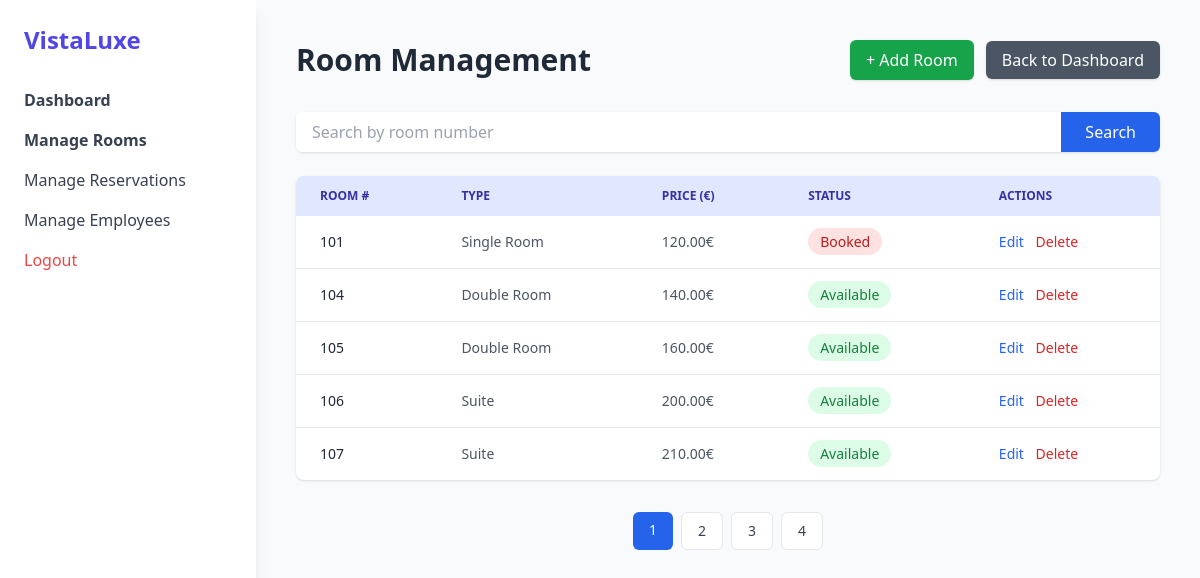
The page /admin/rooms.php (signed in) on the database its author committed.
### tables this page shows
CREATE TABLE `rooms` (
  `id` int(11) NOT NULL,
  `room_number` varchar(10) DEFAULT NULL,
  `room_type_id` int(11) DEFAULT NULL,
  `price` decimal(10,2) DEFAULT NULL,
  `description` text DEFAULT NULL,
  `photo` varchar(255) DEFAULT NULL,
  `status` enum('available','booked') DEFAULT 'available',
  `created_at` timestamp NOT NULL DEFAULT current_timestamp()
);

CREATE TABLE `room_types` (
  `id` int(11) NOT NULL,
  `name` varchar(100) DEFAULT NULL,
  `description` text DEFAULT NULL,
  `created_at` timestamp NOT NULL DEFAULT current_timestamp()
);

### admin/rooms.php (the view, shortened to what this page needs)
<?php
include '../config.php';
$search = isset($_GET['search']) ? $_GET['search'] : '';
$limit = 5;
$page = isset($_GET['page']) ? (int)$_GET['page'] : 1;
$offset = ($page - 1) * $limit;
$total_results = mysqli_fetch_assoc(mysqli_query($conn, "SELECT COUNT(*) as total FROM rooms WHERE room_number LIKE '%$search%'"));
$total_pages = ceil($total_results['total'] / $limit);
$rooms = mysqli_query($conn, "
    SELECT rooms.*, room_types.name AS room_type
    FROM rooms
    LEFT JOIN room_types ON rooms.room_type_id = room_types.id
    WHERE room_number LIKE '%$search%'
    LIMIT $limit OFFSET $offset
");
?>
<!DOCTYPE html>
<html lang="en">
<head>
  <script src="https://cdn.tailwindcss.com"></script>
</head>
<body class="bg-gray-50 font-sans">
<div class="flex">
  <aside class="w-64 bg-white shadow-lg min-h-screen p-6">
    <h2 class="text-2xl font-extrabold text-indigo-600 mb-8">VistaLuxe</h2>
    <nav class="space-y-4 text-gray-700">
      <a href="dashboard.php" class="block hover:text-indigo-600 font-semibold">Dashboard</a>
      <a href="rooms.php" class="block hover:text-indigo-600 font-semibold">Manage Rooms</a>
      <a href="reservations.php" class="block hover:text-indigo-600">Manage Reservations</a>
      <a href="employees.php" class="block hover:text-indigo-600">Manage Employees</a>
      <a href="../logout.php" class="block text-red-500 hover:text-red-600">Logout</a>
    </nav>
  </aside>
  <main class="flex-1 p-10">
    <div class="flex items-center justify-between mb-8">
      <h2 class="text-3xl font-bold text-gray-800">Room Management</h2>
      <div class="space-x-2">
        <button onclick="document.getElementById('addRoomModal').classList.remove('hidden')" class="bg-green-600 hover:bg-green-700 text-white px-4 py-2 rounded-md shadow">
          + Add Room
        </button>
        <a href="dashboard.php" class="bg-gray-600 hover:bg-gray-700 text-white px-4 py-2 rounded-md shadow">Back to Dashboard</a>
      </div>
    </div>
    <form method="GET" class="mb-6">
      <div class="flex shadow rounded-md overflow-hidden">
        <input type="text" name="search" value="<?= htmlspecialchars($search) ?>" placeholder="Search by room number"
               class="w-full px-4 py-2 border-none focus:outline-none focus:ring-2 focus:ring-blue-400">
        <button type="submit" class="bg-blue-600 hover:bg-blue-700 text-white px-6 py-2">Search</button>
      </div>
    </form>
    <div class="overflow-x-auto bg-white rounded-lg shadow">
      <table class="w-full text-sm text-left">
        <thead class="bg-indigo-100 text-indigo-800 uppercase text-xs">
          <tr>
            <th class="px-6 py-3">Room #</th>
            <th class="px-6 py-3">Type</th>
            <th class="px-6 py-3">Price (€)</th>
            <th class="px-6 py-3">Status</th>
            <th class="px-6 py-3">Actions</th>
          </tr>
        </thead>
        <tbody class="divide-y divide-gray-200">
          <?php while($room = mysqli_fetch_assoc($rooms)): ?>
          <tr class="hover:bg-gray-50">
            <td class="px-6 py-4 font-medium text-gray-800"><?= htmlspecialchars($room['room_number']) ?></td>
            <td class="px-6 py-4 text-gray-600"><?= htmlspecialchars($room['room_type']) ?></td>
            <td class="px-6 py-4 text-gray-600"><?= htmlspecialchars($room['price']) ?>€</td>
            <td class="px-6 py-4">
              <span class="px-3 py-1 rounded-full text-sm font-medium
                <?= $room['status'] === 'available' ? 'bg-green-100 text-green-700' : 'bg-red-100 text-red-700' ?>">
                <?= ucfirst($room['status']) ?>
              </span>
            </td>
            <td class="px-6 py-4 space-x-2">
              <a href="edit_room.php?id=<?= $room['id'] ?>" class="text-blue-600 hover:underline">Edit</a>
              <a href="delete_room.php?id=<?= $room['id'] ?>" class="text-red-600 hover:underline" onclick="return confirm('Are you sure you want to delete this room?')">Delete</a>
            </td>
          </tr>
          <?php endwhile; ?>
        </tbody>
      </table>
    </div>
    <div class="mt-8 flex justify-center space-x-2">
      <?php for($i = 1; $i <= $total_pages; $i++): ?>
        <a href="?page=<?= $i ?>&search=<?= urlencode($search) ?>"
           class="px-4 py-2 rounded-md text-sm font-medium
           <?= ($page == $i) ? 'bg-blue-600 text-white' : 'bg-white border text-gray-700 hover:bg-gray-100' ?>">
          <?= $i ?>
        </a>
      <?php endfor; ?>
    </div>
  </main>
</div>
</body>
</html>

### rows shown on the page
rooms: room_number "101", room_type.name "Single Room", price "120.00", status "Booked"
rooms: room_number "104", room_type.name "Double Room", price "140.00", status "Available"
rooms: room_number "105", room_type.name "Double Room", price "160.00", status "Available"
rooms: room_number "106", room_type.name "Suite", price "200.00", status "Available"
rooms: room_number "107", room_type.name "Suite", price "210.00", status "Available"
